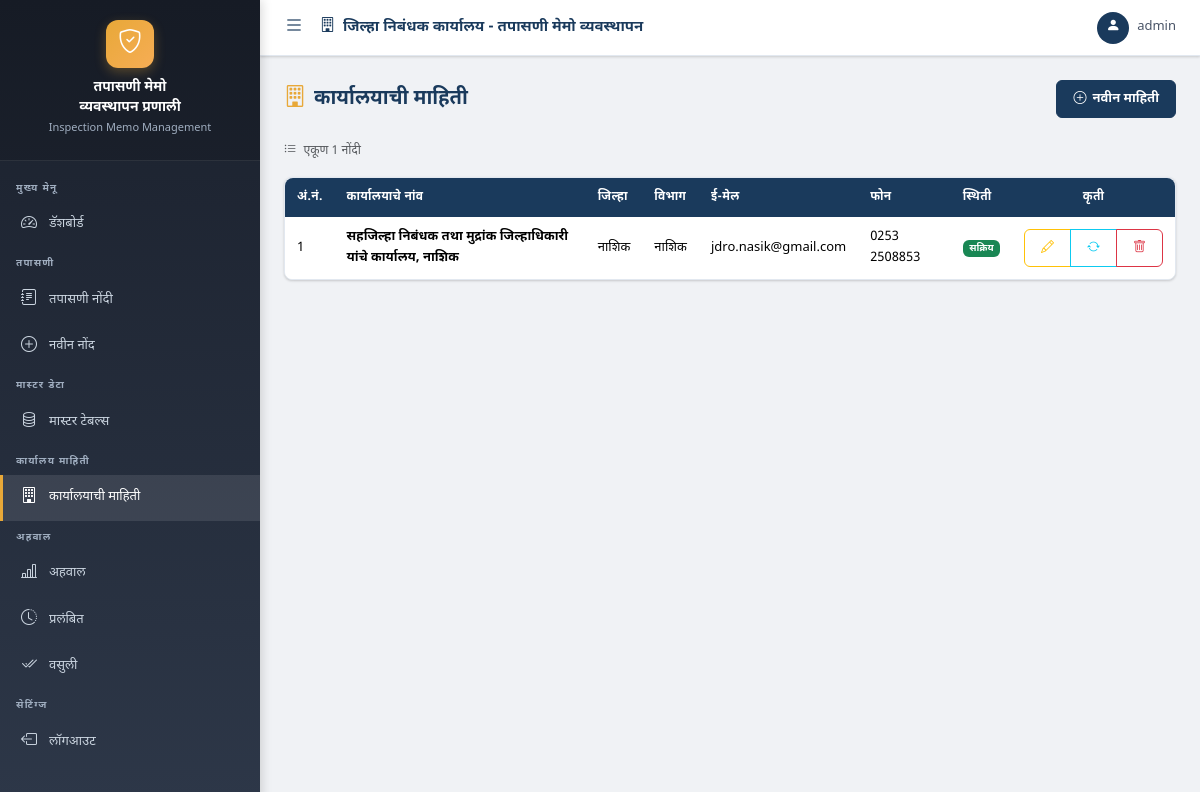
Screenshot of /office-info/ (signed in) with the database file from the repository.
### inspection/models.py (models this page shows, shortened)
class OfficeInformation(models.Model):
    office_name = models.CharField(max_length=255, verbose_name="कार्यालयाचे नांव")
    office_address = models.TextField(verbose_name="कार्यालयाचा पत्ता", blank=True, null=True)
    office_email = models.EmailField(verbose_name="कार्यालयाचा ई-मेल", blank=True, null=True)
    office_phone = models.CharField(max_length=20, verbose_name="कार्यालयाचा फोन नंबर", blank=True, null=True)
    district = models.CharField(max_length=100, verbose_name="जिल्हा", blank=True, null=True)
    division_name = models.CharField(max_length=255, verbose_name="विभागाचे नांव", blank=True, null=True)
    divisional_office_name = models.CharField(max_length=255, verbose_name="विभागीय कार्यालयाचे नांव", blank=True, null=True)
    divisional_office_address = models.TextField(verbose_name="विभागीय कार्यालयाचा पत्ता", blank=True, null=True)
    designation_01 = models.CharField(max_length=255, verbose_name="पदनाम 01", blank=True, null=True)
    designation_02 = models.CharField(max_length=255, verbose_name="पदनाम 02", blank=True, null=True)
    working_officer_name = models.CharField(max_length=255, verbose_name="कार्यरत अधिका-यांचे नांव", blank=True, null=True)
    administrative_officer_name = models.CharField(max_length=255, verbose_name="प्रशासकिय अधिकारी यांचे नांव", blank=True, null=True)
    senior_clerk_name = models.CharField(max_length=255, verbose_name="वरिष्ठ लिपीकांचे नांव", blank=True, null=True)
    junior_clerk_name = models.CharField(max_length=255, verbose_name="कनिष्ठ लिपीकांचे नांव", blank=True, null=True)
    is_active = models.BooleanField(default=True, verbose_name="सक्रिय")
    created_at = models.DateTimeField(auto_now_add=True)
    updated_at = models.DateTimeField(auto_now=True)
    class Meta:
        verbose_name = "कार्यालयाची माहिती"
        verbose_name_plural = "कार्यालयाची माहिती"
        ordering = ['-created_at']

### inspection/views.py (the view)
# urls.py: path('office-info/', views.office_info_list, name='office_info_list'),
@login_required
def office_info_list(request):
    offices = OfficeInformation.objects.all().order_by('-is_active', '-created_at')
    return render(request, 'inspection/office_info_list.html', {'offices': offices})

### templates/inspection/office_info_list.html (shortened to what this page needs)
{% extends 'base.html' %}
{% block content %}
<div class="page-header">
    <h2><i class="bi bi-building"></i> कार्यालयाची माहिती</h2>
    <div class="d-flex gap-2">
        <a href="{% url 'office_info_create' %}" class="btn btn-primary">
            <i class="bi bi-plus-circle"></i> नवीन माहिती
        </a>
    </div>
</div>
<div class="mb-3 d-flex justify-content-between align-items-center">
    <small class="text-muted">
        <i class="bi bi-list-ul me-1"></i> एकूण {{ offices.count }} नोंदी
    </small>
</div>
<div class="card">
    <div class="card-body p-0">
        <div class="table-container">
            <table class="table mb-0">
                <thead>
                    <tr>
                        <th>अं.नं.</th>
                        <th>कार्यालयाचे नांव</th>
                        <th>जिल्हा</th>
                        <th>विभाग</th>
                        <th>ई-मेल</th>
                        <th>फोन</th>
                        <th>स्थिती</th>
                        <th class="text-center">कृती</th>
                    </tr>
                </thead>
                <tbody>
                    {% for office in offices %}
                    <tr>
                        <td>{{ forloop.counter }}</td>
                        <td><strong>{{ office.office_name }}</strong></td>
                        <td>{{ office.district|default:"-" }}</td>
                        <td>{{ office.division_name|default:"-" }}</td>
                        <td>{{ office.office_email|default:"-" }}</td>
                        <td>{{ office.office_phone|default:"-" }}</td>
                        <td>
                            {% if office.is_active %}
                            <span class="badge bg-success">सक्रिय</span>
                            {% else %}
                            <span class="badge bg-secondary">निष्क्रिय</span>
                            {% endif %}
                        </td>
                        <td class="text-center">
                            <div class="btn-group btn-group-sm">
                                <a href="{% url 'office_info_edit' office.pk %}" class="btn btn-outline-warning" title="संपादन">
                                    <i class="bi bi-pencil"></i>
                                </a>
                                <a href="{% url 'office_info_toggle' office.pk %}" class="btn btn-outline-info" title="स्थिती बदल">
                                    <i class="bi bi-arrow-repeat"></i>
                                </a>
                                <a href="{% url 'office_info_delete' office.pk %}" class="btn btn-outline-danger" title="हटवा"
                                   onclick="return confirm('तुम्हाला खात्री आहे की तुम्ही ही माहिती हटवू इच्छिता?');">
                                    <i class="bi bi-trash"></i>
                                </a>
                            </div>
                        </td>
                    </tr>
                    {% endfor %}
                </tbody>
            </table>
        </div>
    </div>
</div>
{% endblock %}

### templates/base.html (shortened to what this page needs)
{% load static %}
<!DOCTYPE html>
<html lang="mr">
<head>
    <link href="https://cdn.jsdelivr.net/npm/bootstrap@5.3.3/dist/css/bootstrap.min.css" rel="stylesheet">
    <link href="https://cdn.jsdelivr.net/npm/bootstrap-icons@1.11.3/font/bootstrap-icons.min.css" rel="stylesheet">
    <link href="{% static 'css/style.css' %}" rel="stylesheet">
</head>
<body>
    <aside class="sidebar" id="sidebar">
        <div class="sidebar-header">
            <div class="logo-icon">
                <i class="bi bi-shield-check"></i>
            </div>
            <h5>तपासणी मेमो<br>व्यवस्थापन प्रणाली</h5>
            <small>Inspection Memo Management</small>
        </div>
        <nav class="sidebar-nav">
            <div class="nav-section">मुख्य मेनू</div>
            <a href="{% url 'dashboard' %}"
                class="nav-link {% if request.resolver_match.url_name == 'dashboard' %}active{% endif %}">
                <i class="bi bi-speedometer2"></i> डॅशबोर्ड
            </a>
            <div class="nav-section">तपासणी</div>
            <a href="{% url 'inspection_list' %}"
                class="nav-link {% if 'inspection' in request.resolver_match.url_name and 'master' not in request.path %}active{% endif %}">
                <i class="bi bi-journal-text"></i> तपासणी नोंदी
            </a>
            <a href="{% url 'inspection_create' %}" class="nav-link">
                <i class="bi bi-plus-circle"></i> नवीन नोंद
            </a>
            <div class="nav-section">मास्टर डेटा</div>
            <a href="{% url 'master_dashboard' %}" class="nav-link {% if 'master' in request.path %}active{% endif %}">
                <i class="bi bi-database"></i> मास्टर टेबल्स
            </a>
            <div class="nav-section">कार्यालय माहिती</div>
            <a href="{% url 'office_info_list' %}" class="nav-link {% if 'office-info' in request.path %}active{% endif %}">
                <i class="bi bi-building"></i> कार्यालयाची माहिती
            </a>
            <div class="nav-section">अहवाल</div>
            <a href="{% url 'reports_dashboard' %}" class="nav-link {% if 'report' in request.path %}active{% endif %}">
                <i class="bi bi-bar-chart-line"></i> अहवाल
            </a>
            <a href="{% url 'report_pending' %}" class="nav-link">
                <i class="bi bi-clock-history"></i> प्रलंबित
            </a>
            <a href="{% url 'report_recovered' %}" class="nav-link">
                <i class="bi bi-check2-all"></i> वसुली
            </a>
            <div class="nav-section">सेटिंग्ज</div>
            <a href="{% url 'logout' %}" class="nav-link">
                <i class="bi bi-box-arrow-left"></i> लॉगआउट
            </a>
        </nav>
    </aside>
    <div class="main-content">
        <header class="top-navbar">
            <div class="d-flex align-items-center gap-3">
                <button class="sidebar-toggle" id="sidebarToggle">
                    <i class="bi bi-list"></i>
                </button>
                <span class="navbar-title">
                    <i class="bi bi-building me-1"></i>
                    जिल्हा निबंधक कार्यालय - तपासणी मेमो व्यवस्थापन
                </span>
            </div>
            <div class="navbar-right">
                <div class="user-info">
                    <div class="user-avatar">
                        <i class="bi bi-person-fill"></i>
                    </div>
                    <span>{{ request.user.username }}</span>
                </div>
            </div>
        </header>
        <main class="content-body">
            {% block content %}{% endblock %}
        </main>
    </div>
</body>
</html>

### rows the page displays
OfficeInformation: office_name "सहजिल्हा निबंधक तथा मुद्रांक जिल्हाधिकारी यांचे कार्यालय, नाशिक", district "नाशिक", division_name "नाशिक", office_email "jdro.nasik@gmail.com", office_phone "0253 2508853", is_active "सक्रिय"

### other values shown
{{ request.user.username }} "admin"
{{ offices.count }} "1"
